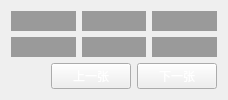
      <widget class="QWidget" name="imageSelector2">
       <layout class="QVBoxLayout" name="verticalLayout_6">
        <item>
         <layout class="QHBoxLayout" name="horizontalLayout_10">
          <item>
           <widget class="QLabel" name="image1">
            <property name="sizePolicy">
             <sizepolicy hsizetype="Expanding" vsizetype="Expanding">
              <horstretch>0</horstretch>
              <verstretch>0</verstretch>
             </sizepolicy>
            </property>
            <property name="styleSheet">
             <string notr="true">background-color: rgb(154, 154, 154);</string>
            </property>
            <property name="text">
             <string/>
            </property>
           </widget>
          </item>
          <item>
           <widget class="QLabel" name="image2">
            <property name="sizePolicy">
             <sizepolicy hsizetype="Expanding" vsizetype="Expanding">
              <horstretch>0</horstretch>
              <verstretch>0</verstretch>
             </sizepolicy>
            </property>
            <property name="styleSheet">
             <string notr="true">background-color: rgb(154, 154, 154);</string>
            </property>
            <property name="text">
             <string/>
            </property>
           </widget>
          </item>
          <item>
           <widget class="QLabel" name="image3">
            <property name="sizePolicy">
             <sizepolicy hsizetype="Expanding" vsizetype="Expanding">
              <horstretch>0</horstretch>
              <verstretch>0</verstretch>
             </sizepolicy>
            </property>
            <property name="styleSheet">
             <string notr="true">background-color: rgb(154, 154, 154);</string>
            </property>
            <property name="text">
             <string/>
            </property>
           </widget>
          </item>
         </layout>
        </item>
        <item>
         <layout class="QHBoxLayout" name="horizontalLayout_11">
          <item>
           <widget class="QLabel" name="image4">
            <property name="sizePolicy">
             <sizepolicy hsizetype="Expanding" vsizetype="Expanding">
              <horstretch>0</horstretch>
              <verstretch>0</verstretch>
             </sizepolicy>
            </property>
            <property name="styleSheet">
             <string notr="true">background-color: rgb(154, 154, 154);</string>
            </property>
            <property name="text">
             <string/>
            </property>
           </widget>
          </item>
          <item>
           <widget class="QLabel" name="image5">
            <property name="sizePolicy">
             <sizepolicy hsizetype="Expanding" vsizetype="Expanding">
              <horstretch>0</horstretch>
              <verstretch>0</verstretch>
             </sizepolicy>
            </property>
            <property name="styleSheet">
             <string notr="true">background-color: rgb(154, 154, 154);</string>
            </property>
            <property name="text">
             <string/>
            </property>
           </widget>
          </item>
          <item>
           <widget class="QLabel" name="image6">
            <property name="sizePolicy">
             <sizepolicy hsizetype="Expanding" vsizetype="Expanding">
              <horstretch>0</horstretch>
              <verstretch>0</verstretch>
             </sizepolicy>
            </property>
            <property name="styleSheet">
             <string notr="true">background-color: rgb(154, 154, 154);</string>
            </property>
            <property name="text">
             <string/>
            </property>
           </widget>
          </item>
         </layout>
        </item>
        <item>
         <layout class="QHBoxLayout" name="horizontalLayout_12">
          <item>
           <spacer name="horizontalSpacer_10">
            <property name="orientation">
             <enum>Qt::Horizontal</enum>
            </property>
            <property name="sizeHint" stdset="0">
             <size>
              <width>40</width>
              <height>20</height>
             </size>
            </property>
           </spacer>
          </item>
          <item>
           <widget class="QPushButton" name="preButton">
            <property name="styleSheet">
             <string notr="true">color: rgb(255, 255, 255);</string>
            </property>
            <property name="text">
             <string>上一张</string>
            </property>
           </widget>
          </item>
          <item>
           <widget class="QPushButton" name="nextButton">
            <property name="styleSheet">
             <string notr="true">color: rgb(255, 255, 255);</string>
            </property>
            <property name="text">
             <string>下一张</string>
            </property>
           </widget>
          </item>
         </layout>
        </item>
       </layout>
      </widget>
